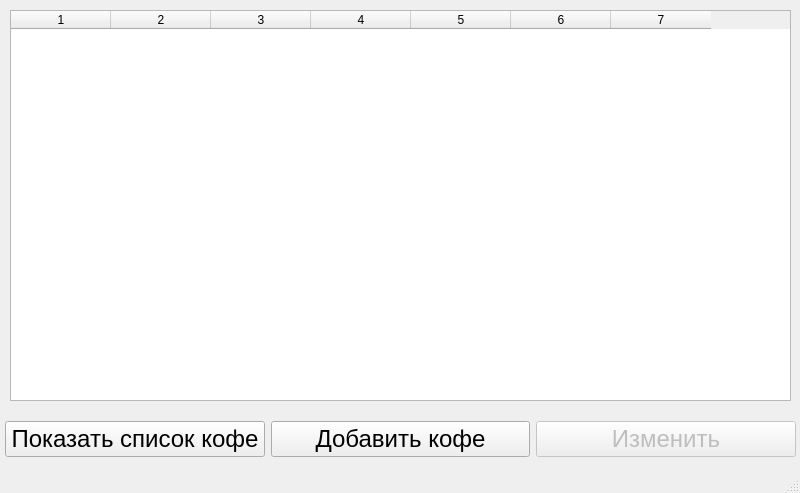
<?xml version="1.0" encoding="UTF-8"?>
<ui version="4.0">
 <class>Coffee</class>
 <widget class="QMainWindow" name="Coffee">
  <property name="geometry">
   <rect>
    <x>0</x>
    <y>0</y>
    <width>800</width>
    <height>493</height>
   </rect>
  </property>
  <property name="sizePolicy">
   <sizepolicy hsizetype="Fixed" vsizetype="Fixed">
    <horstretch>0</horstretch>
    <verstretch>0</verstretch>
   </sizepolicy>
  </property>
  <property name="windowTitle">
   <string>Кофейный список</string>
  </property>
  <widget class="QWidget" name="centralwidget">
   <widget class="QTableWidget" name="tableWidget">
    <property name="geometry">
     <rect>
      <x>10</x>
      <y>10</y>
      <width>781</width>
      <height>391</height>
     </rect>
    </property>
    <property name="selectionBehavior">
     <enum>QAbstractItemView::SelectRows</enum>
    </property>
    <property name="columnCount">
     <number>7</number>
    </property>
    <attribute name="horizontalHeaderCascadingSectionResizes">
     <bool>false</bool>
    </attribute>
    <attribute name="verticalHeaderVisible">
     <bool>true</bool>
    </attribute>
    <column/>
    <column/>
    <column/>
    <column/>
    <column/>
    <column/>
    <column/>
   </widget>
   <widget class="QWidget" name="horizontalLayoutWidget">
    <property name="geometry">
     <rect>
      <x>5</x>
      <y>409</y>
      <width>791</width>
      <height>61</height>
     </rect>
    </property>
    <layout class="QHBoxLayout" name="horizontalLayout">
     <item>
      <widget class="QPushButton" name="show_button">
       <property name="font">
        <font>
         <pointsize>18</pointsize>
        </font>
       </property>
       <property name="text">
        <string>Показать список кофе</string>
       </property>
      </widget>
     </item>
     <item>
      <widget class="QPushButton" name="add_button">
       <property name="font">
        <font>
         <pointsize>18</pointsize>
        </font>
       </property>
       <property name="text">
        <string>Добавить кофе</string>
       </property>
      </widget>
     </item>
     <item>
      <widget class="QPushButton" name="delete_button">
       <property name="enabled">
        <bool>false</bool>
       </property>
       <property name="font">
        <font>
         <pointsize>18</pointsize>
        </font>
       </property>
       <property name="text">
        <string>Изменить</string>
       </property>
      </widget>
     </item>
    </layout>
   </widget>
  </widget>
  <widget class="QStatusBar" name="statusbar"/>
 </widget>
 <resources/>
 <connections/>
</ui>
